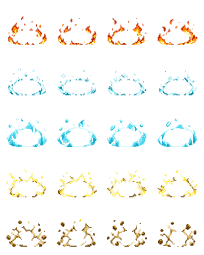
#> input picture Assets/Resources/Combat/ElementalStatusOverlay.png, 204 x 255 px, given in place of Ranged_Purple_01.png, which was not available
$ python -i build_reaction_bursts.py   (imports and definitions only)
#> lines starting #> are read from the running program, lines starting #| are printed output that depends on the picture; pictures that were not available may be replaced by others from this repository, and a replacement may not be noted
"""적 머리 위 반응 글자를 대신하는 한 번 재생 효과 6종의 그림을 만든다.

사용법: python3 docs/design/combat-effects/build_reaction_bursts.py [미리보기 PNG 경로]
저장소 루트에서 실행한다. 미리보기 경로를 주면 에셋은 건드리지 않고 비교용 그림만 만든다.

결과는 Assets/Resources/Combat/ReactionBurst.png 한 장이다. 행이 효과, 열이 프레임이다.
행 순서는 ReactionBurstVfx.Row와 같다: 불꽃 방전, 쇄빙, 신경 마비, 용암 균열, 방패 보호, 회복.
48x40칸에 그리고 1칸 = 1텍셀로 저장한다(#116, 미리보기만 4배로 키운다).
몸은 가운데 28칸 폭이고 바닥선은 아래에서 6번째 칸이다. ReactionBurstVfx가 이 기준으로 몸에 맞춘다.
"""
import math
import random
import sys
from pathlib import Path

from PIL import Image

ROOT = Path.cwd()
TARGET = ROOT / "Assets/Resources/Combat/ReactionBurst.png"
WIDTH, HEIGHT = 48, 40
SCALE = 4
FRAMES = 6
CENTER_X, BOTTOM_Y = 24, 34
BODY_HALF_WIDTH, BODY_HEIGHT = 14, 16
CENTER_Y = BOTTOM_Y - BODY_HEIGHT // 2

FIRE = [(255, 250, 214), (255, 214, 64), (255, 140, 40), (214, 64, 24)]
ICE = [(244, 252, 255), (168, 232, 250), (86, 184, 232), (44, 112, 172)]
BOLT = [(255, 255, 214), (255, 232, 84), (206, 162, 32)]
LAVA = [(255, 232, 128), (255, 140, 40), (204, 62, 22), (112, 42, 22)]
SHIELD = [(232, 246, 255), (150, 206, 255), (74, 134, 224)]
HEAL = [(236, 255, 236), (136, 240, 146), (58, 178, 82)]


class Canvas:
    def __init__(self):
        self.image = Image.new("RGBA", (WIDTH, HEIGHT))
        self.pixels = self.image.load()

    def dot(self, x, y, color, size=1):
        x, y = round(x), round(y)
        for py in range(y, y + size):
            for px in range(x, x + size):
                if 0 <= px < WIDTH and 0 <= py < HEIGHT:
                    self.pixels[px, py] = color + (255,)

    def line(self, x0, y0, x1, y1, color, size=2):
        steps = max(abs(round(x1) - round(x0)), abs(round(y1) - round(y0)), 1)
        for step in range(steps + 1):
            t = step / steps
            self.dot(x0 + (x1 - x0) * t, y0 + (y1 - y0) * t, color, size)

    def diamond(self, cx, cy, radius, color, shine):
        for y in range(-radius, radius + 1):
            for x in range(-radius, radius + 1):
                if abs(x) + abs(y) <= radius:
                    self.dot(cx + x, cy + y, shine if x + y < -radius // 2 else color)

    def disc(self, cx, cy, radius, color):
        for y in range(math.floor(cy - radius), math.ceil(cy + radius) + 1):
            for x in range(math.floor(cx - radius), math.ceil(cx + radius) + 1):
                if (x - cx) ** 2 + (y - cy) ** 2 <= radius * radius:
                    self.dot(x, y, color)

    def plus(self, cx, cy, arm, color, core, size=2):
        """굵기 size의 십자. size가 2면 2칸 굵기다."""
        for offset in range(-arm, arm + 1):
            self.dot(cx + offset, cy, color, size)
            self.dot(cx, cy + offset, color, size)
        self.dot(cx, cy, core, size)

    def star(self, cx, cy, color, core):
        self.plus(cx, cy, 2, color, core)
        for dx, dy in ((-1, -1), (2, -1), (-1, 2), (2, 2)):
            self.dot(cx + dx, cy + dy, color)

    def bolt(self, x0, y0, angle, length, color, rng):
        """angle 방향으로 꺾이며 뻗는 번개 한 줄기."""
        x, y = x0, y0
        for _ in range(max(1, length // 3)):
            turn = angle + rng.uniform(-0.9, 0.9)
            nx, ny = x + math.cos(turn) * 3, y + math.sin(turn) * 3
            self.line(x, y, nx, ny, color)
            x, y = nx, ny


def ring_points(radius, count, rng, jitter=0.0):
    for index in range(count):
        angle = 2 * math.pi * index / count + rng.uniform(-jitter, jitter)
        yield CENTER_X + math.cos(angle) * radius, CENTER_Y + math.sin(angle) * radius * 0.8, angle


def overload(frame, rng):
    """불꽃 방전: 화상이 번개에 터진다. 가운데가 번쩍인 뒤 불꽃 고리와 번개가 퍼진다."""
    canvas = Canvas()
    if frame <= 2:
        canvas.disc(CENTER_X, CENTER_Y, [4, 6, 4][frame], FIRE[2])
        canvas.disc(CENTER_X, CENTER_Y, [3, 4, 2][frame], FIRE[1])
        canvas.disc(CENTER_X, CENTER_Y, [2, 2, 1][frame], FIRE[0])
    if frame <= 3:
        for _, _, angle in ring_points(1, 6, rng, 0.3):
            canvas.bolt(CENTER_X, CENTER_Y, angle, [6, 12, 15, 9][frame], BOLT[frame % 2], rng)
    if frame >= 1:
        radius = [0, 8, 12, 15, 17, 18][frame]
        color = FIRE[min(3, frame - 1)]
        for x, y, _ in ring_points(radius, 26, rng, 0.08):
            if rng.random() < [1, 0.95, 0.85, 0.6, 0.4, 0.2][frame]:
                canvas.dot(x, y, color, 2)
                canvas.dot(x, y - 1, FIRE[min(3, frame)])
    return canvas.image


def shatter(frame, rng):
    """쇄빙: 언 몸이 바위에 깨진다. 금이 간 뒤 얼음 조각이 사방으로 튄다."""
    canvas = Canvas()
    if frame <= 1:
        for _, _, angle in ring_points(1, 7, rng, 0.25):
            length = 7 + frame * 5
            canvas.line(CENTER_X, CENTER_Y, CENTER_X + math.cos(angle) * length,
                        CENTER_Y + math.sin(angle) * length * 0.8, ICE[frame])
        canvas.disc(CENTER_X, CENTER_Y, 2 - frame, ICE[0])
    if frame >= 1:
        for index in range(10):
            angle = 2 * math.pi * index / 10 + 0.3
            distance = 5 + (frame - 1) * 4.5
            x = CENTER_X + math.cos(angle) * distance
            y = CENTER_Y + math.sin(angle) * distance * 0.7 + 0.5 * (frame - 1) ** 2
            color = ICE[min(3, frame)]
            canvas.diamond(x, y, 2 if frame < 4 else 1, color, ICE[0] if frame < 4 else color)
    return canvas.image


def paralysis(frame, rng):
    """신경 마비: 감전된 몸이 얼음에 굳는다. 몸 둘레에 번개가 튀고 머리 위로 별이 돈다."""
    canvas = Canvas()
    if frame % 2 == 0 or frame < 3:
        for index in range(3):
            angle = math.pi + rng.uniform(0.15, math.pi - 0.15)
            x = CENTER_X + math.cos(angle) * BODY_HALF_WIDTH
            y = BOTTOM_Y + math.sin(angle) * BODY_HEIGHT
            canvas.bolt(x, y, angle + rng.uniform(-0.4, 0.4), 9, BOLT[(frame + index) % 2], rng)
            canvas.dot(x, y, ICE[1], 2)
    for star in range(3):
        angle = frame * math.pi / 3 + star * 2 * math.pi / 3
        x = CENTER_X + math.cos(angle) * 10
        y = BOTTOM_Y - BODY_HEIGHT - 5 + math.sin(angle) * 2
        front = math.sin(angle) > -0.2
        canvas.star(x, y, BOLT[1] if front else BOLT[2], BOLT[0])
    return canvas.image


def lava_crack(frame, rng):
    """용암 균열: 균열에 불이 붙는다. 바닥과 몸에 빛나는 금이 퍼지고 용암이 솟는다."""
    canvas = Canvas()
    glow = [LAVA[1], LAVA[0], LAVA[0], LAVA[1], LAVA[2], LAVA[3]][frame]
    reach = [6, 11, 15, 16, 16, 14][frame]
    branches = [(-1, 0.0), (1, 0.0), (-1, -0.5), (1, -0.6), (0, -1.0)]
    for side, rise in branches:
        x, y = CENTER_X, BOTTOM_Y
        for step in range(reach // 2):
            nx = x + (side if side else rng.choice((-1, 1))) * 2
            ny = y + rise * 2 + (rng.choice((0, 1)) if rise == 0 else 0)
            ny = min(BOTTOM_Y, ny)
            canvas.line(x, y, nx, ny, glow)
            x, y = nx, ny
    if 1 <= frame <= 4:
        for index in range(5):
            x = CENTER_X - 10 + index * 5
            height = [0, 5, 10, 12, 9][frame] - abs(index - 2) * 2
            if height <= 0:
                continue
            top = BOTTOM_Y - 1 - height
            canvas.line(x, BOTTOM_Y - 1, x, top + 2, LAVA[2])
            canvas.disc(x, top, 1, LAVA[1] if frame < 4 else LAVA[2])
            canvas.dot(x, top, LAVA[0])
    return canvas.image


def guard(frame, rng):
    """방패 보호: 앞의 방패 슬라임이 주문을 막는다. 몸 앞에 방패 모양 빛이 번쩍인다."""
    canvas = Canvas()
    if frame == 0:
        canvas.disc(CENTER_X + BODY_HALF_WIDTH + 3, CENTER_Y + 2, 2, SHIELD[0])
        return canvas.image
    color = [None, SHIELD[0], SHIELD[1], SHIELD[1], SHIELD[2], SHIELD[2]][frame]
    keep = [1, 1, 1, 0.9, 0.6, 0.3][frame]
    for row in range(-11, 12):
        y = CENTER_Y + 2 + row
        bulge = math.sqrt(max(0.0, 1 - (row / 12) ** 2)) * 4
        x = CENTER_X + BODY_HALF_WIDTH + 1 + bulge
        if y > BOTTOM_Y + 1 or rng.random() > keep:
            continue
        canvas.dot(x, y, SHIELD[2])
        canvas.dot(x + 1, y, color, 2)
        canvas.dot(x + 3, y, SHIELD[2] if frame >= 3 else color)
        if row % 4 == 0 and frame <= 3:
            canvas.line(x - 2, y, x, y, SHIELD[0], 1)
    if frame <= 2:
        canvas.disc(CENTER_X + BODY_HALF_WIDTH + 4, CENTER_Y + 2, 2 - frame + 1, SHIELD[0])
    return canvas.image


def heal(frame, rng):
    """회복: 치유 슬라임이 다친 적을 고친다. 초록 십자가 몸에서 떠오른다."""
    canvas = Canvas()
    starts = [(-9, 0), (-3, 2), (4, 1), (10, 3), (0, 4)]
    for index, (dx, delay) in enumerate(starts):
        age = frame - delay // 2
        if age < 0 or age > 4:
            continue
        x = CENTER_X + dx
        y = BOTTOM_Y - 3 - age * 4 - index % 2
        color = HEAL[1] if age < 3 else HEAL[2]
        canvas.plus(x, y, 2 if age < 3 else 1, color, HEAL[0], 2 if age < 3 else 1)
    if frame <= 1:
        for x, y, _ in ring_points(BODY_HALF_WIDTH + 1 + frame * 2, 18, rng):
            if y < BOTTOM_Y:
                canvas.dot(x, y, HEAL[frame + 1], 2)
    return canvas.image


ROWS = [overload, shatter, paralysis, lava_crack, guard, heal]


def build_atlas():
    atlas = Image.new("RGBA", (WIDTH * FRAMES, HEIGHT * len(ROWS)))
    for row, draw in enumerate(ROWS):
        for frame in range(FRAMES):
            # 프레임마다 같은 씨앗을 쓰지 않으면 다시 만들 때마다 그림이 바뀐다.
            atlas.alpha_composite(draw(frame, random.Random(row * 100 + frame)), (frame * WIDTH, row * HEIGHT))
    # 1칸 = 1텍셀로 저장한다(#116). PPU 는 코드가 칸 폭으로 정하므로 화면 크기는 같다.
    return atlas


def preview(path):
    """기준 슬라임 첫 프레임 위에 효과를 겹쳐 본다."""
    slime = Image.open(ROOT / "Assets/ThirdParty/ArtResource/JinWook/Slime Resource/Ranged_Purple/"
                       "Ranged_Purple_01.png").convert("RGBA")
#> slime is the input picture: PIL image 204x255 RGBA; mean R, G, B, A 23.9, 23.4, 16.8, 20.8
    body = slime.crop(slime.getbbox())
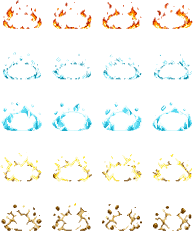
#> body: PIL image 193x231 RGBA; mean R, G, B, A 27.9, 27.3, 19.5, 24.3; transparent parts drawn white
    cell_w, cell_h = WIDTH * SCALE, HEIGHT * SCALE
    body = body.resize((BODY_HALF_WIDTH * 2 * SCALE, round(body.height * BODY_HALF_WIDTH * 2 * SCALE / body.width)),
                       Image.NEAREST)
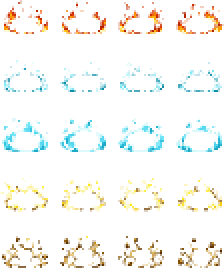
#> body: PIL image 112x134 RGBA (shown 2 times larger); mean R, G, B, A 27.7, 27, 19.3, 23.8; transparent parts drawn white
    atlas = build_atlas().resize((WIDTH * SCALE * FRAMES, HEIGHT * SCALE * len(ROWS)), Image.NEAREST)
#> in build_atlas, `atlas = Image.new("RGBA", (WIDTH * FRAMES, HEIGHT * len(ROWS)))`: atlas: PIL image 288x240 RGBA; every value is 0
#> after the loop in build_atlas, `for row, draw in enumerate(ROWS):`:
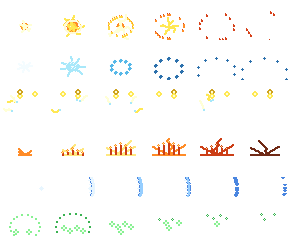
#> atlas: PIL image 288x240 RGBA; mean R, G, B, A 11.7, 10.8, 7.7, 14.9; transparent parts drawn white
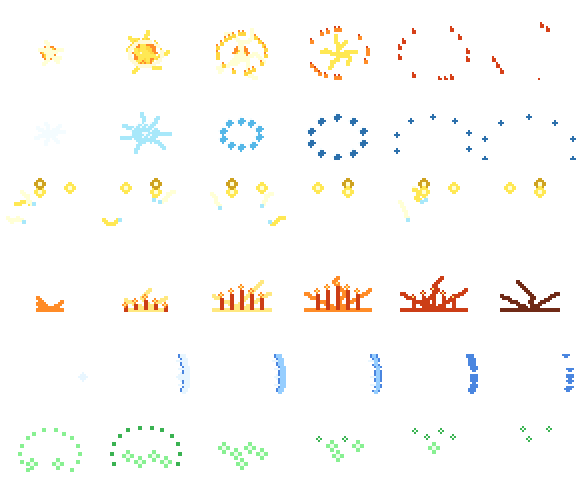
#> atlas: PIL image 1152x960 RGBA (shown at 1/2 size); mean R, G, B, A 11.7, 10.8, 7.7, 14.9; transparent parts drawn white
    sheet = Image.new("RGBA", (cell_w * FRAMES, cell_h * len(ROWS)), (58, 68, 80, 255))
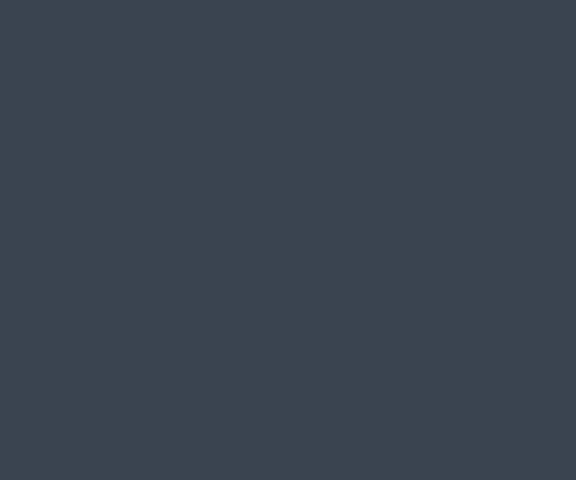
#> sheet: PIL image 1152x960 RGBA (shown at 1/2 size); mean R, G, B, A 58, 68, 80, 255
    for row in range(len(ROWS)):
        for frame in range(FRAMES):
            x, y = frame * cell_w, row * cell_h
            sheet.alpha_composite(body, (x + (CENTER_X - BODY_HALF_WIDTH) * SCALE, y + (BOTTOM_Y + 1) * SCALE - body.height))
            sheet.alpha_composite(atlas.crop((x, y, x + cell_w, y + cell_h)), (x, y))
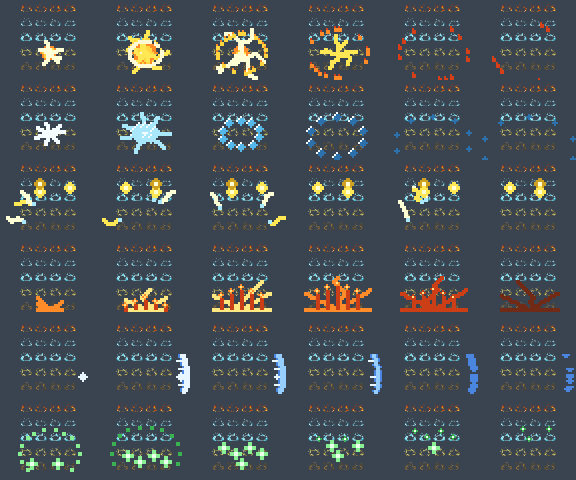
#> sheet: PIL image 1152x960 RGBA (shown at 1/2 size); mean R, G, B, A 71, 79.2, 85.3, 255
    sheet.save(path)


# [5 lines not run here, left out]

>>> result = preview('../../../Assets/Resources/Combat/ElementalStatusOverlay.png')
